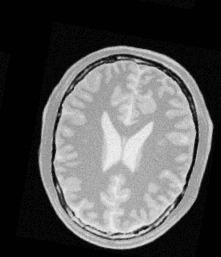
#> input picture images/BrainProtonDensitySlice2.png, 221 x 257 px
$ python image_reg.py
#> lines starting #> are read from the running program, lines starting #| are printed output that depends on the picture
import cv2
import argparse
import numpy as np

# Read the images to be aligned
im1 =  cv2.imread("images/BrainProtonDensitySlice2.png",0);
#> im1 is the input picture: shape (257, 221); min 1, max 241, mean 85
im2 =  cv2.imread("images/BrainProtonDensitySlice1.png",0);
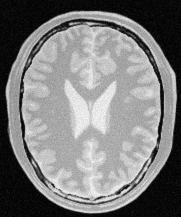
#> input picture images/BrainProtonDensitySlice1.png, 181 x 217 px
#> im2 is the input picture: shape (217, 181); min 0, max 251, mean 123.7

# Convert images to grayscale
# ~ im1_gray = cv2.imread("images/BrainProtonDensitySlice2.png",0);
# ~ im2_gray = cv2.imread("images/BrainProtonDensitySlice1.png",0);
 #%%
# Find size of image1
sz = im1.shape
#> sz = (257, 221)

# Define the motion model
warp_mode = cv2.MOTION_TRANSLATION

# Define 2x3 or 3x3 matrices and initialize the matrix to identity
if warp_mode == cv2.MOTION_HOMOGRAPHY :
    warp_matrix = np.eye(3, 3, dtype=np.float32)
else :
    warp_matrix = np.eye(2, 3, dtype=np.float32)

# Specify the number of iterations.
number_of_iterations = 5000;

# Specify the threshold of the increment
# in the correlation coefficient between two iterations
termination_eps = 1e-10;

# Define termination criteria
criteria = (cv2.TERM_CRITERIA_EPS | cv2.TERM_CRITERIA_COUNT, number_of_iterations,  termination_eps)

# Run the ECC algorithm. The results are stored in warp_matrix.
(cc, warp_matrix) = cv2.findTransformECC (im1,im2,warp_matrix, warp_mode, criteria)
#> cc = 0.913; warp_matrix = [[1, 0, -33.26], [0, 1, -35.86]]

if warp_mode == cv2.MOTION_HOMOGRAPHY :
    # Use warpPerspective for Homography
    im2_aligned = cv2.warpPerspective (im2, warp_matrix, (sz[1],sz[0]), flags=cv2.INTER_LINEAR + cv2.WARP_INVERSE_MAP)
else :
    # Use warpAffine for Translation, Euclidean and Affine
    im2_aligned = cv2.warpAffine(im2, warp_matrix, (sz[1],sz[0]), flags=cv2.INTER_LINEAR + cv2.WARP_INVERSE_MAP);
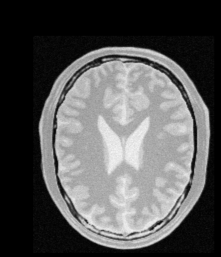
#> im2_aligned: shape (257, 221); min 0, max 244, mean 85.6

# Show final results
cv2.imshow("Image 1", im1)
cv2.imshow("Image 2", im2)
cv2.imshow("Aligned Image 2", im2_aligned)
cv2.waitKey(0)
